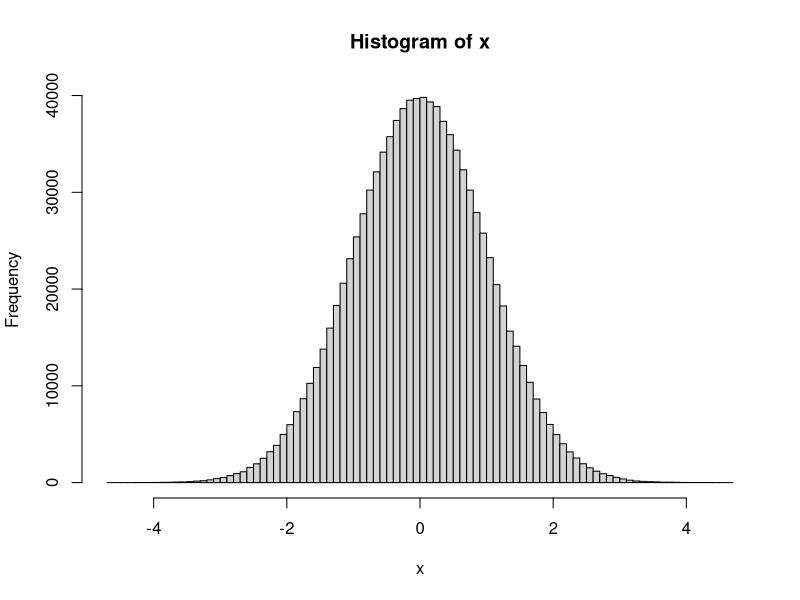

This chart was generated by the following R code:
## ---- chunk 1
# sample 1 million numbers from a normal distribution with 
# a mean of 0 and a standard deviation of 1
x <- rnorm(1000000, mean = 0, sd = 1)

hist(x, breaks = 100)
## ---- chunk 2
# proportion between -1 and 1
mean(x > -1 & x < 1)
## ---- chunk 3
# proportion between -2 and 2
mean(x > -2 & x < 2)
